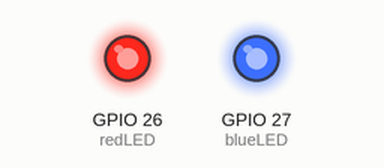
Simulated run of this sketch. Board: ESP32. Parts: output pins drawn as LEDs (lit = HIGH). Random numbers use the default seed unless the sketch sets one.

Above: at 0.1 s.
At 7.96 s:
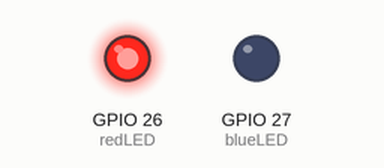
At 23.1 s:
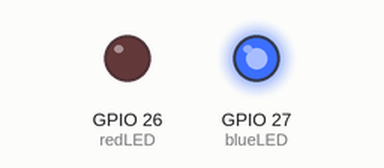
At 37.6 s:
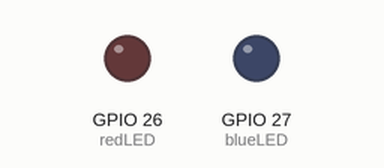
Timing chart, 0 to 40.0 s (numbered marks = the images above):
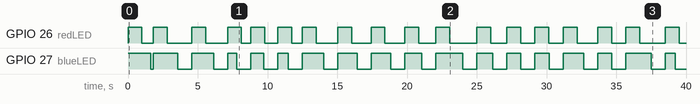

Measured:
- by itself, GPIO 26 (redLED): LOW → HIGH at 0.00 s, → LOW 1.0 s later, → HIGH 0.81 s later, → LOW 1.0 s later, … (36 changes in this stretch)
- by itself, GPIO 27 (blueLED): LOW → HIGH at 0.00 s, → LOW 1.6 s later, → HIGH 0.20 s later, → LOW 1.7 s later, … (36 changes in this stretch)

The sketch:

Table_22-1_left-side.ino
```cpp
/*******************************************************************************
 * Sketch name: Semaphore method
 * Description: Allocating tasks to each ESP32 microcontroller core
 * Created on:  October 2020
 * Author:      Neil Cameron
 * Book:        Electronics Projects with the ESP8266 and ESP32
 * Chapter :    22 - ESP32 microcontroller features
 ******************************************************************************/

int redLED = 26;
int blueLED= 27;
SemaphoreHandle_t baton;
volatile int redOff;

void setup()
{
  pinMode(redLED, OUTPUT);
  pinMode(blueLED, OUTPUT);
  xTaskCreatePinnedToCore(codeRed, "red LED ", 1000, NULL, 1, NULL, 0);
  xTaskCreatePinnedToCore(codeBlu, "blue LED", 1000, NULL, 1, NULL, 1);
  baton = xSemaphoreCreateMutex();
}

void codeRed(void * parameter)
{
  for (;;)
  {
    redOff = random(500, 2000);
    delay(1);
    xSemaphoreGive(baton);
    digitalWrite(redLED, HIGH);
    delay(1000);
    digitalWrite(redLED, LOW);
    delay(redOff);
  }
}

void codeBlu(void * parameter)
{
  for (;;)
  {
    xSemaphoreTake(baton, portMAX_DELAY);
    digitalWrite(blueLED, HIGH);
    delay(redOff);
    digitalWrite(blueLED, LOW);
  }
}

void loop()
{
  vTaskDelay(NULL);
}
```
